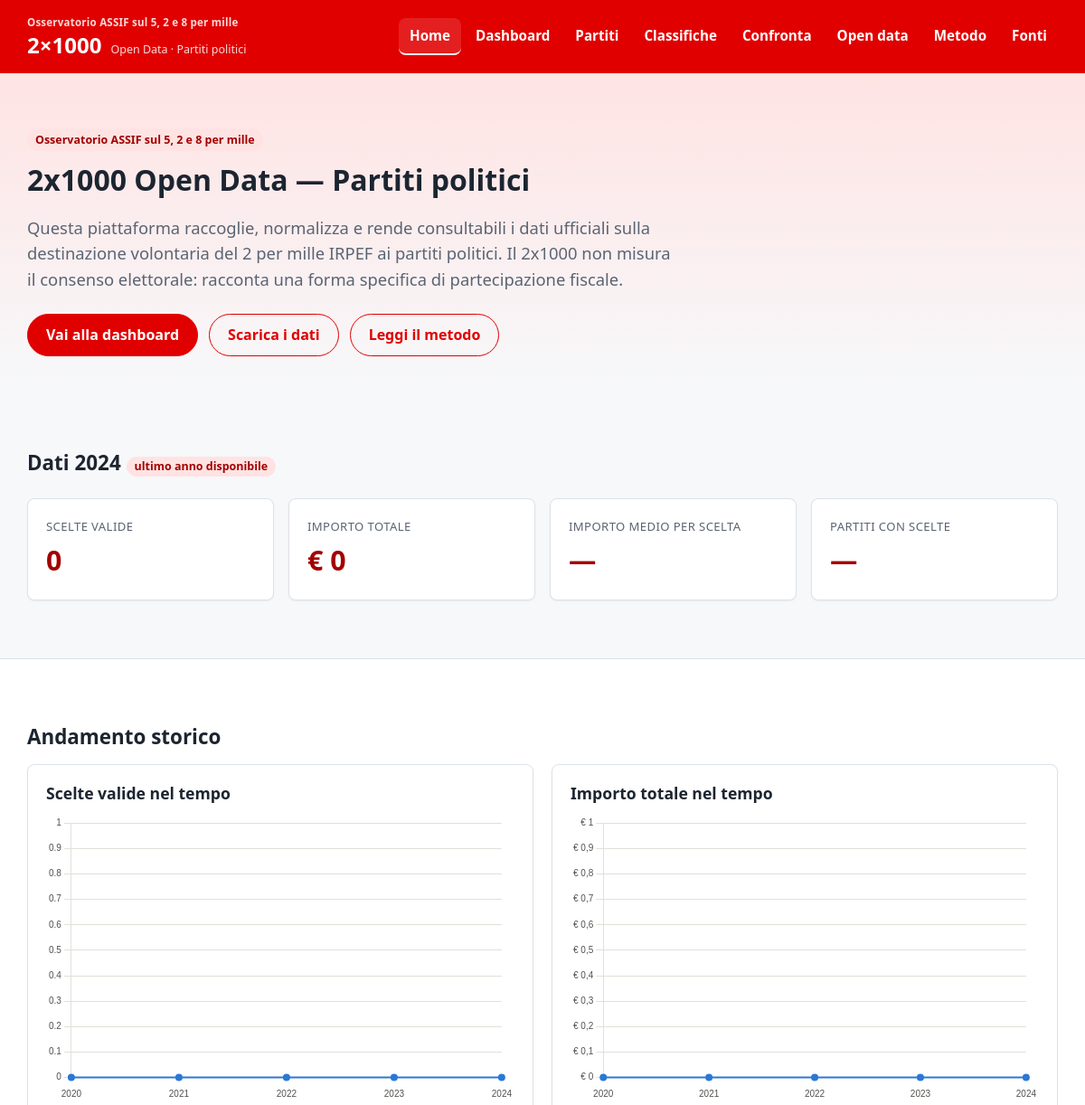
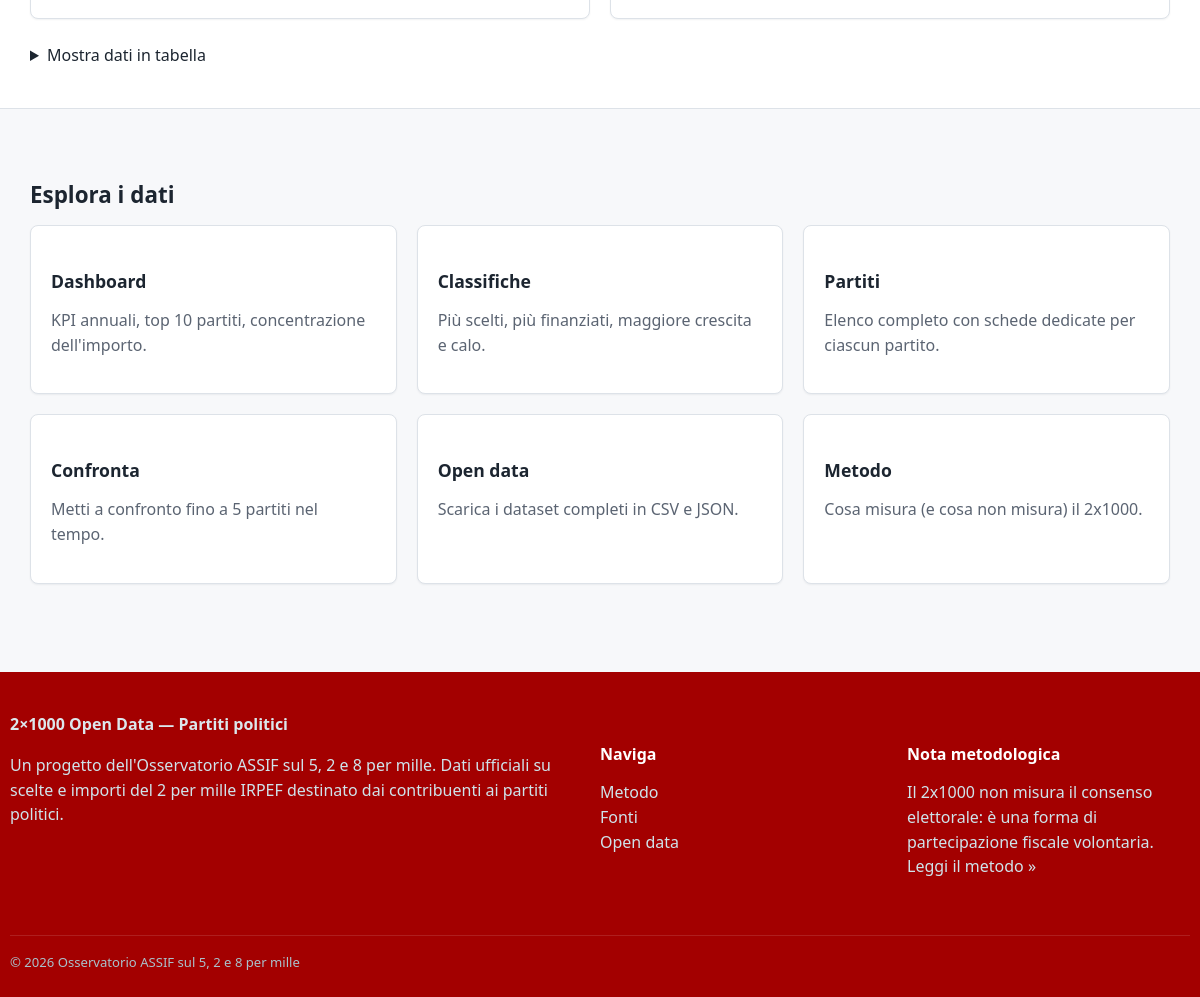
The page / on the database its author committed (2 pictures, top to bottom).
### tables this page shows
CREATE TABLE IF NOT EXISTS annual_totals (
  declaration_year SMALLINT UNSIGNED NOT NULL,
  tax_year SMALLINT UNSIGNED NOT NULL,
  total_taxpayers BIGINT UNSIGNED NULL,
  total_valid_choices BIGINT UNSIGNED NOT NULL DEFAULT 0,
  total_amount DECIMAL(18,2) NOT NULL DEFAULT 0,
  valid_choice_rate DECIMAL(8,5) NULL COMMENT 'scelte valide / totale contribuenti (%)',
  avg_amount_per_choice DECIMAL(10,2) NULL,
  number_of_parties_with_choices SMALLINT UNSIGNED NULL,
  number_of_parties_admitted SMALLINT UNSIGNED NULL,
  top_3_amount_share DECIMAL(8,5) NULL COMMENT 'quota importo dei primi 3 partiti (%)',
  top_5_amount_share DECIMAL(8,5) NULL,
  top_10_amount_share DECIMAL(8,5) NULL,
  source_id INT UNSIGNED NULL,
  PRIMARY KEY (declaration_year),
  KEY idx_totals_tax_year (tax_year),
  KEY idx_totals_source (source_id),
  CONSTRAINT fk_totals_source FOREIGN KEY (source_id) REFERENCES sources (id) ON DELETE SET NULL
);

### app/includes/layout.php (called while the page is built, shortened)
<?php
function render_page(string $view, array $data = [], string $pageTitle = '2x1000 Open Data — Partiti politici', string $pageDescription = ''): void
{
    extract($data, EXTR_SKIP);
    require __DIR__ . '/header.php';
    require $view;
    require __DIR__ . '/footer.php';
}

### public/index.php (called while the page is built, shortened)
<?php
$latestYear = AnnualTotal::latestYear();
$latest = $latestYear !== null ? AnnualTotal::forYear($latestYear) : null;
$totals = AnnualTotal::all();
render_page(
    __DIR__ . '/../app/views/home.php',
    ['latestYear' => $latestYear, 'latest' => $latest, 'totals' => $totals],
    '2x1000 Open Data — Partiti politici',
    "Dati ufficiali sulla destinazione del 2 per mille IRPEF ai partiti politici, a cura dell'Osservatorio ASSIF."
);

### app/config/database.php (called while the page is built, shortened)
<?php
function env(string $key, ?string $default = null): ?string
{
    $value = getenv($key);
    return $value !== false ? $value : ($_ENV[$key] ?? $default);
}
function db(): PDO
{
    static $pdo = null;
    if ($pdo !== null) {
        return $pdo;
    }
    $host = env('DB_HOST', 'localhost');
    $port = env('DB_PORT', '3306');
    $name = env('DB_NAME', '2x1000');
    $charset = env('DB_CHARSET', 'utf8mb4');
    $user = env('DB_USER', 'root');
    $pass = env('DB_PASS', '');
    $dsn = "mysql:host=$host;port=$port;dbname=$name;charset=$charset";
    try {
        $pdo = new PDO($dsn, $user, $pass, [
            PDO::ATTR_ERRMODE => PDO::ERRMODE_EXCEPTION,
            PDO::ATTR_DEFAULT_FETCH_MODE => PDO::FETCH_ASSOC,
            PDO::ATTR_EMULATE_PREPARES => false,
        ]);
    } catch (PDOException $e) {
        http_response_code(500);
        if (str_starts_with($_SERVER['SCRIPT_NAME'] ?? '', '/api/')) {
            header('Content-Type: application/json; charset=utf-8');
            echo json_encode(['error' => 'Database non disponibile']);
        } else {
            echo 'Database non disponibile. Verifica la configurazione in .env.';
        }
        exit;
    }
    return $pdo;
}

### app/models/AnnualTotal.php (called while the page is built, shortened)
<?php
final class AnnualTotal
{
    public static function all(): array
    {
        return db()->query('SELECT * FROM annual_totals ORDER BY declaration_year ASC')->fetchAll();
    }
    public static function forYear(int $year): ?array
    {
        $stmt = db()->prepare('SELECT * FROM annual_totals WHERE declaration_year = :year LIMIT 1');
        $stmt->execute(['year' => $year]);
        $row = $stmt->fetch();
        return $row ?: null;
    }
    public static function latestYear(): ?int
    {
        $year = db()->query('SELECT MAX(declaration_year) FROM annual_totals')->fetchColumn();
        return $year !== null ? (int) $year : null;
    }
}

### app/includes/helpers.php (called while the page is built, shortened)
<?php
function h(?string $value): string
{
    return htmlspecialchars($value ?? '', ENT_QUOTES, 'UTF-8');
}
function fmt_int(int|float|string|null $value): string
{
    if ($value === null) {
        return '—';
    }
    return number_format((float) $value, 0, ',', '.');
}
function fmt_amount(int|float|string|null $value, int $decimals = 0): string
{
    if ($value === null) {
        return '—';
    }
    return '€ ' . number_format((float) $value, $decimals, ',', '.');
}

### app/views/home.php (the view, shortened to what this page needs)
<section class="hero">
  <div class="container">
    <p class="badge">Osservatorio ASSIF sul 5, 2 e 8 per mille</p>
    <h1>2x1000 Open Data — Partiti politici</h1>
    <p class="lead">
      Questa piattaforma raccoglie, normalizza e rende consultabili i dati ufficiali sulla destinazione
      volontaria del 2 per mille IRPEF ai partiti politici. Il 2x1000 non misura il consenso elettorale:
      racconta una forma specifica di partecipazione fiscale.
    </p>
    <div class="hero-actions">
      <a class="btn btn-primary" href="/dashboard.php">Vai alla dashboard</a>
      <a class="btn" href="/open-data.php">Scarica i dati</a>
      <a class="btn" href="/metodo.php">Leggi il metodo</a>
    </div>
  </div>
</section>
<?php if ($latest): ?>
<section class="section">
  <div class="container">
    <h2>Dati <?= h((string) $latestYear) ?> <span class="badge">ultimo anno disponibile</span></h2>
    <div class="card-grid">
      <div class="card kpi-card">
        <div class="kpi-label">Scelte valide</div>
        <div class="kpi-value"><?= fmt_int($latest['total_valid_choices']) ?></div>
      </div>
      <div class="card kpi-card">
        <div class="kpi-label">Importo totale</div>
        <div class="kpi-value"><?= fmt_amount($latest['total_amount']) ?></div>
      </div>
      <div class="card kpi-card">
        <div class="kpi-label">Importo medio per scelta</div>
        <div class="kpi-value"><?= fmt_amount($latest['avg_amount_per_choice'], 2) ?></div>
      </div>
      <div class="card kpi-card">
        <div class="kpi-label">Partiti con scelte</div>
        <div class="kpi-value"><?= fmt_int($latest['number_of_parties_with_choices']) ?></div>
      </div>
    </div>
  </div>
</section>
<?php endif; ?>
<section class="section section-alt">
  <div class="container">
    <h2>Andamento storico</h2>
    <div class="grid-2">
      <div class="chart-card">
        <h3>Scelte valide nel tempo</h3>
        <div class="chart-wrap"><canvas id="chart-home-choices" role="img" aria-label="Andamento delle scelte valide totali negli anni"></canvas></div>
      </div>
      <div class="chart-card">
        <h3>Importo totale nel tempo</h3>
        <div class="chart-wrap"><canvas id="chart-home-amount" role="img" aria-label="Andamento dell'importo totale negli anni"></canvas></div>
      </div>
    </div>
    <details>
      <summary>Mostra dati in tabella</summary>
    </details>
  </div>
</section>
<section class="section">
  <div class="container">
    <h2>Esplora i dati</h2>
    <div class="grid-3">
      <a class="card" href="/dashboard.php"><h3>Dashboard</h3><p class="text-muted">KPI annuali, top 10 partiti, concentrazione dell'importo.</p></a>
      <a class="card" href="/classifiche.php"><h3>Classifiche</h3><p class="text-muted">Più scelti, più finanziati, maggiore crescita e calo.</p></a>
      <a class="card" href="/partiti.php"><h3>Partiti</h3><p class="text-muted">Elenco completo con schede dedicate per ciascun partito.</p></a>
      <a class="card" href="/confronta.php"><h3>Confronta</h3><p class="text-muted">Metti a confronto fino a 5 partiti nel tempo.</p></a>
      <a class="card" href="/open-data.php"><h3>Open data</h3><p class="text-muted">Scarica i dataset completi in CSV e JSON.</p></a>
      <a class="card" href="/metodo.php"><h3>Metodo</h3><p class="text-muted">Cosa misura (e cosa non misura) il 2x1000.</p></a>
    </div>
  </div>
</section>
<script>
document.addEventListener('DOMContentLoaded', function () {
  var years = <?= json_encode(array_map(fn($t) => (int) $t['declaration_year'], $totals)) ?>;
  var choices = <?= json_encode(array_map(fn($t) => (int) $t['total_valid_choices'], $totals)) ?>;
  var amounts = <?= json_encode(array_map(fn($t) => (float) $t['total_amount'], $totals)) ?>;
  Viz.lineChart('chart-home-choices', years, [{ label: 'Scelte valide', data: choices }]);
  Viz.lineChart('chart-home-amount', years, [{ label: 'Importo totale (€)', data: amounts }], {
    yTickFormat: function (v) { return '€ ' + Number(v).toLocaleString('it-IT'); },
  });
});
</script>

### public/assets/css/main.css (style rules this page uses)
:root { --color-bg: #f7f8fa; --color-surface: #ffffff; --color-text: #1c2530; --color-text-muted: #5b6472; --color-border: #dde2e8; --color-primary: #e00000; --color-primary-dark: #a30000; --color-primary-light: #ffe3e3; --color-accent: #147d75; --color-positive: #147d75; --color-negative: #b23a2e; --color-warning: #a9741c; --radius: 8px; --radius-pill: 999px; --shadow-sm: 0 1px 2px rgba(15, 30, 45, 0.06); --shadow-md: 0 4px 16px rgba(15, 30, 45, 0.08); --font-sans: "Source Sans 3", "Segoe UI", Helvetica, Arial, sans-serif; --max-width: 1180px; }
:root { color-scheme: light; }
* { box-sizing: border-box; }
html, body { margin: 0; padding: 0; background: var(--color-bg); color: var(--color-text); font-family: var(--font-sans); font-size: 16px; line-height: 1.55; }
.container { max-width: var(--max-width); margin: 0 auto; padding: 0 20px; }
h1, h2, h3, h4 { line-height: 1.25; font-weight: 700; color: var(--color-text); }
h1 { font-size: 2rem; margin: 0 0 .5rem; }
h2 { font-size: 1.4rem; margin: 2rem 0 1rem; }
h3 { font-size: 1.1rem; margin: 1.5rem 0 .75rem; }
p { color: var(--color-text); }
a { color: var(--color-primary); text-decoration: none; }
.hero { background: linear-gradient(180deg, var(--color-primary-light), transparent); padding: 48px 0 32px; }
.hero p.lead { font-size: 1.15rem; color: var(--color-text-muted); max-width: 720px; }
.hero-actions { display: flex; gap: 12px; flex-wrap: wrap; margin-top: 1.5rem; }
.btn { display: inline-block; padding: 10px 20px; border-radius: var(--radius-pill); font-weight: 700; border: 1px solid var(--color-primary); color: var(--color-primary); background: transparent; }
.btn-primary { background: var(--color-primary); color: #fff; border-color: var(--color-primary); }
.section { padding: 2.5rem 0; }
.section-alt { background: var(--color-surface); border-top: 1px solid var(--color-border); border-bottom: 1px solid var(--color-border); }
.card { background: var(--color-surface); border: 1px solid var(--color-border); border-radius: var(--radius); padding: 1.25rem; box-shadow: var(--shadow-sm); }
.card-grid { display: grid; grid-template-columns: repeat(auto-fit, minmax(200px, 1fr)); gap: 16px; margin: 1.5rem 0; }
.kpi-card { text-align: left; }
.kpi-label { font-size: .82rem; color: var(--color-text-muted); text-transform: uppercase; letter-spacing: .03em; }
.kpi-value { font-size: 1.9rem; font-weight: 800; color: var(--color-primary-dark); margin-top: 4px; }
.chart-card { background: var(--color-surface); border: 1px solid var(--color-border); border-radius: var(--radius); padding: 1.25rem; margin-bottom: 1.5rem; box-shadow: var(--shadow-sm); }
.chart-card h3 { margin-top: 0; }
.chart-wrap { position: relative; height: 320px; }
.grid-2 { display: grid; grid-template-columns: 1fr 1fr; gap: 20px; }
.grid-3 { display: grid; grid-template-columns: repeat(3, 1fr); gap: 20px; }
.badge { display: inline-block; padding: 3px 9px; border-radius: 999px; font-size: .78rem; font-weight: 700; background: var(--color-primary-light); color: var(--color-primary-dark); }
.text-muted { color: var(--color-text-muted); }

### rows shown on the page
annual_totals: total_valid_choices "0", total_amount "€ 0", avg_amount_per_choice "—", number_of_parties_with_choices "—"

### other values the page prints
$label "Home"
$label "Dashboard"
$label "Partiti"
$label "Classifiche"
$label "Confronta"
$label "Open data"
$label "Metodo"
$label "Fonti"
$latestYear "2024"
